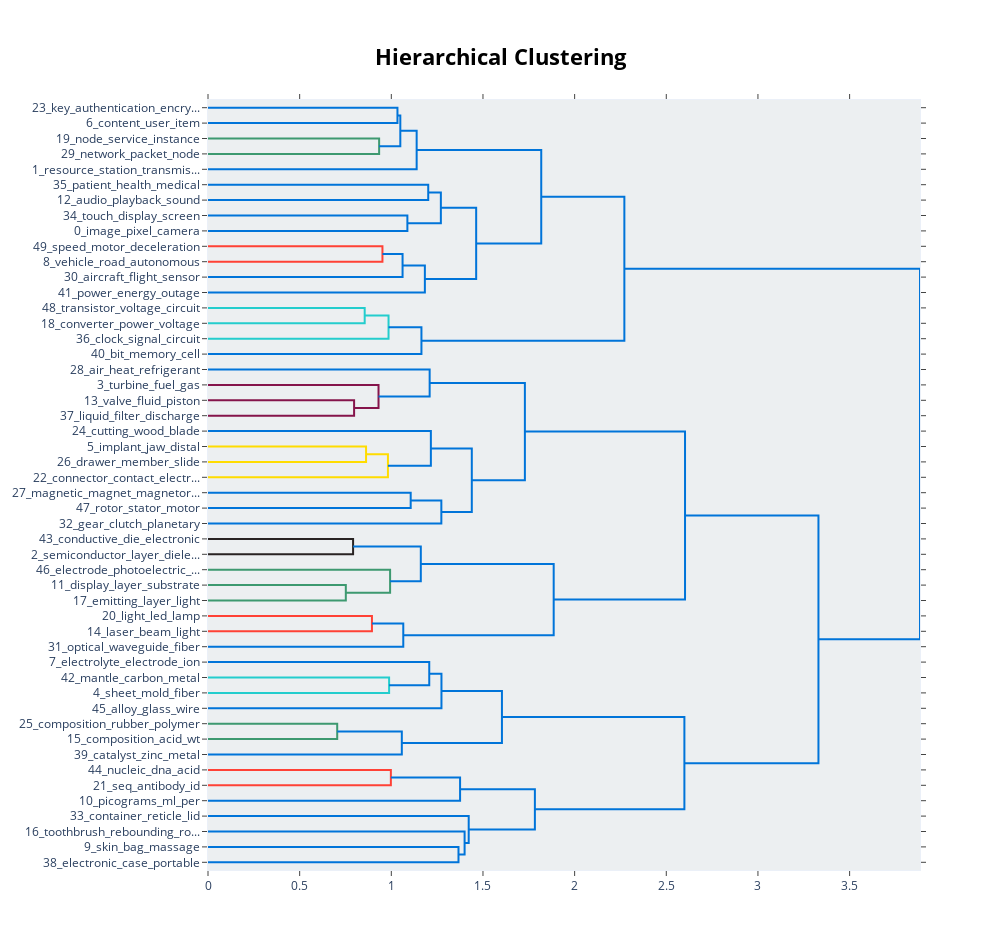

Notebook cell for this chart:
### Code cell
# Visualize connections between topics using hierachical clustering
topic_model.visualize_hierarchy(top_n_topics=50)

### Figure 1 — Plotly figure (JSON) as saved in the notebook; plotly's stock layout.template omitted (floating-point values rounded to 4 significant figures)
{"data": [{"hoverinfo": "text", "marker": {"color": "rgb(0,116,217)"}, "mode": "lines", "type": "scatter", "x": [0, 1.033, 1.033, 0], "xaxis": "x", "y": [-5, -5, -15, -15], "yaxis": "y"}, {"hoverinfo": "text", "marker": {"color": "rgb(61,153,112)"}, "mode": "lines", "type": "scatter", "x": [0, 0.9335, 0.9335, 0], "xaxis": "x", "y": [-25, -25, -35, -35], "yaxis": "y"}, {"hoverinfo": "text", "marker": {"color": "rgb(0,116,217)"}, "mode": "lines", "type": "scatter", "x": [1.033, 1.049, 1.049, 0.9335], "xaxis": "x", "y": [-10, -10, -30, -30], "yaxis": "y"}, {"hoverinfo": "text", "marker": {"color": "rgb(0,116,217)"}, "mode": "lines", "type": "scatter", "x": [1.049, 1.138, 1.138, 0], "xaxis": "x", "y": [-20, -20, -45, -45], "yaxis": "y"}, {"hoverinfo": "text", "marker": {"color": "rgb(0,116,217)"}, "mode": "lines", "type": "scatter", "x": [0, 1.201, 1.201, 0], "xaxis": "x", "y": [-55, -55, -65, -65], "yaxis": "y"}, {"hoverinfo": "text", "marker": {"color": "rgb(0,116,217)"}, "mode": "lines", "type": "scatter", "x": [0, 1.088, 1.088, 0], "xaxis": "x", "y": [-75, -75, -85, -85], "yaxis": "y"}, {"hoverinfo": "text", "marker": {"color": "rgb(0,116,217)"}, "mode": "lines", "type": "scatter", "x": [1.201, 1.27, 1.27, 1.088], "xaxis": "x", "y": [-60, -60, -80, -80], "yaxis": "y"}, {"hoverinfo": "text", "marker": {"color": "rgb(255,65,54)"}, "mode": "lines", "type": "scatter", "x": [0, 0.9516, 0.9516, 0], "xaxis": "x", "y": [-95, -95, -105, -105], "yaxis": "y"}, {"hoverinfo": "text", "marker": {"color": "rgb(0,116,217)"}, "mode": "lines", "type": "scatter", "x": [0.9516, 1.061, 1.061, 0], "xaxis": "x", "y": [-100, -100, -115, -115], "yaxis": "y"}, {"hoverinfo": "text", "marker": {"color": "rgb(0,116,217)"}, "mode": "lines", "type": "scatter", "x": [1.061, 1.183, 1.183, 0], "xaxis": "x", "y": [-107.5, -107.5, -125, -125], "yaxis": "y"}, {"hoverinfo": "text", "marker": {"color": "rgb(0,116,217)"}, "mode": "lines", "type": "scatter", "x": [1.27, 1.463, 1.463, 1.183], "xaxis": "x", "y": [-70, -70, -116.2, -116.2], "yaxis": "y"}, {"hoverinfo": "text", "marker": {"color": "rgb(0,116,217)"}, "mode": "lines", "type": "scatter", "x": [1.138, 1.818, 1.818, 1.463], "xaxis": "x", "y": [-32.5, -32.5, -93.12, -93.12], "yaxis": "y"}, {"hoverinfo": "text", "marker": {"color": "rgb(35,205,205)"}, "mode": "lines", "type": "scatter", "x": [0, 0.8548, 0.8548, 0], "xaxis": "x", "y": [-135, -135, -145, -145], "yaxis": "y"}, {"hoverinfo": "text", "marker": {"color": "rgb(35,205,205)"}, "mode": "lines", "type": "scatter", "x": [0.8548, 0.9849, 0.9849, 0], "xaxis": "x", "y": [-140, -140, -155, -155], "yaxis": "y"}, {"hoverinfo": "text", "marker": {"color": "rgb(0,116,217)"}, "mode": "lines", "type": "scatter", "x": [0.9849, 1.164, 1.164, 0], "xaxis": "x", "y": [-147.5, -147.5, -165, -165], "yaxis": "y"}, {"hoverinfo": "text", "marker": {"color": "rgb(0,116,217)"}, "mode": "lines", "type": "scatter", "x": [1.818, 2.271, 2.271, 1.164], "xaxis": "x", "y": [-62.81, -62.81, -156.2, -156.2], "yaxis": "y"}, {"hoverinfo": "text", "marker": {"color": "rgb(133,20,75)"}, "mode": "lines", "type": "scatter", "x": [0, 0.797, 0.797, 0], "xaxis": "x", "y": [-195, -195, -205, -205], "yaxis": "y"}, {"hoverinfo": "text", "marker": {"color": "rgb(133,20,75)"}, "mode": "lines", "type": "scatter", "x": [0, 0.9302, 0.9302, 0.797], "xaxis": "x", "y": [-185, -185, -200, -200], "yaxis": "y"}, {"hoverinfo": "text", "marker": {"color": "rgb(0,116,217)"}, "mode": "lines", "type": "scatter", "x": [0, 1.209, 1.209, 0.9302], "xaxis": "x", "y": [-175, -175, -192.5, -192.5], "yaxis": "y"}, {"hoverinfo": "text", "marker": {"color": "rgb(255,220,0)"}, "mode": "lines", "type": "scatter", "x": [0, 0.8622, 0.8622, 0], "xaxis": "x", "y": [-225, -225, -235, -235], "yaxis": "y"}, {"hoverinfo": "text", "marker": {"color": "rgb(255,220,0)"}, "mode": "lines", "type": "scatter", "x": [0.8622, 0.9816, 0.9816, 0], "xaxis": "x", "y": [-230, -230, -245, -245], "yaxis": "y"}, {"hoverinfo": "text", "marker": {"color": "rgb(0,116,217)"}, "mode": "lines", "type": "scatter", "x": [0, 1.216, 1.216, 0.9816], "xaxis": "x", "y": [-215, -215, -237.5, -237.5], "yaxis": "y"}, {"hoverinfo": "text", "marker": {"color": "rgb(0,116,217)"}, "mode": "lines", "type": "scatter", "x": [0, 1.106, 1.106, 0], "xaxis": "x", "y": [-255, -255, -265, -265], "yaxis": "y"}, {"hoverinfo": "text", "marker": {"color": "rgb(0,116,217)"}, "mode": "lines", "type": "scatter", "x": [1.106, 1.273, 1.273, 0], "xaxis": "x", "y": [-260, -260, -275, -275], "yaxis": "y"}, {"hoverinfo": "text", "marker": {"color": "rgb(0,116,217)"}, "mode": "lines", "type": "scatter", "x": [1.216, 1.439, 1.439, 1.273], "xaxis": "x", "y": [-226.2, -226.2, -267.5, -267.5], "yaxis": "y"}, {"hoverinfo": "text", "marker": {"color": "rgb(0,116,217)"}, "mode": "lines", "type": "scatter", "x": [1.209, 1.729, 1.729, 1.439], "xaxis": "x", "y": [-183.8, -183.8, -246.9, -246.9], "yaxis": "y"}, {"hoverinfo": "text", "marker": {"color": "rgb(40,35,35)"}, "mode": "lines", "type": "scatter", "x": [0, 0.7914, 0.7914, 0], "xaxis": "x", "y": [-285, -285, -295, -295], "yaxis": "y"}, {"hoverinfo": "text", "marker": {"color": "rgb(61,153,112)"}, "mode": "lines", "type": "scatter", "x": [0, 0.7518, 0.7518, 0], "xaxis": "x", "y": [-315, -315, -325, -325], "yaxis": "y"}, {"hoverinfo": "text", "marker": {"color": "rgb(61,153,112)"}, "mode": "lines", "type": "scatter", "x": [0, 0.9934, 0.9934, 0.7518], "xaxis": "x", "y": [-305, -305, -320, -320], "yaxis": "y"}, {"hoverinfo": "text", "marker": {"color": "rgb(0,116,217)"}, "mode": "lines", "type": "scatter", "x": [0.7914, 1.161, 1.161, 0.9934], "xaxis": "x", "y": [-290, -290, -312.5, -312.5], "yaxis": "y"}, {"hoverinfo": "text", "marker": {"color": "rgb(255,65,54)"}, "mode": "lines", "type": "scatter", "x": [0, 0.8943, 0.8943, 0], "xaxis": "x", "y": [-335, -335, -345, -345], "yaxis": "y"}, {"hoverinfo": "text", "marker": {"color": "rgb(0,116,217)"}, "mode": "lines", "type": "scatter", "x": [0.8943, 1.065, 1.065, 0], "xaxis": "x", "y": [-340, -340, -355, -355], "yaxis": "y"}, {"hoverinfo": "text", "marker": {"color": "rgb(0,116,217)"}, "mode": "lines", "type": "scatter", "x": [1.161, 1.886, 1.886, 1.065], "xaxis": "x", "y": [-301.2, -301.2, -347.5, -347.5], "yaxis": "y"}, {"hoverinfo": "text", "marker": {"color": "rgb(0,116,217)"}, "mode": "lines", "type": "scatter", "x": [1.729, 2.602, 2.602, 1.886], "xaxis": "x", "y": [-215.3, -215.3, -324.4, -324.4], "yaxis": "y"}, {"hoverinfo": "text", "marker": {"color": "rgb(35,205,205)"}, "mode": "lines", "type": "scatter", "x": [0, 0.9879, 0.9879, 0], "xaxis": "x", "y": [-375, -375, -385, -385], "yaxis": "y"}, {"hoverinfo": "text", "marker": {"color": "rgb(0,116,217)"}, "mode": "lines", "type": "scatter", "x": [0, 1.207, 1.207, 0.9879], "xaxis": "x", "y": [-365, -365, -380, -380], "yaxis": "y"}, {"hoverinfo": "text", "marker": {"color": "rgb(0,116,217)"}, "mode": "lines", "type": "scatter", "x": [1.207, 1.274, 1.274, 0], "xaxis": "x", "y": [-372.5, -372.5, -395, -395], "yaxis": "y"}, {"hoverinfo": "text", "marker": {"color": "rgb(61,153,112)"}, "mode": "lines", "type": "scatter", "x": [0, 0.7048, 0.7048, 0], "xaxis": "x", "y": [-405, -405, -415, -415], "yaxis": "y"}, {"hoverinfo": "text", "marker": {"color": "rgb(0,116,217)"}, "mode": "lines", "type": "scatter", "x": [0.7048, 1.057, 1.057, 0], "xaxis": "x", "y": [-410, -410, -425, -425], "yaxis": "y"}, {"hoverinfo": "text", "marker": {"color": "rgb(0,116,217)"}, "mode": "lines", "type": "scatter", "x": [1.274, 1.603, 1.603, 1.057], "xaxis": "x", "y": [-383.8, -383.8, -417.5, -417.5], "yaxis": "y"}, {"hoverinfo": "text", "marker": {"color": "rgb(255,65,54)"}, "mode": "lines", "type": "scatter", "x": [0, 0.9975, 0.9975, 0], "xaxis": "x", "y": [-435, -435, -445, -445], "yaxis": "y"}, {"hoverinfo": "text", "marker": {"color": "rgb(0,116,217)"}, "mode": "lines", "type": "scatter", "x": [0.9975, 1.375, 1.375, 0], "xaxis": "x", "y": [-440, -440, -455, -455], "yaxis": "y"}, {"hoverinfo": "text", "marker": {"color": "rgb(0,116,217)"}, "mode": "lines", "type": "scatter", "x": [0, 1.366, 1.366, 0], "xaxis": "x", "y": [-485, -485, -495, -495], "yaxis": "y"}, {"hoverinfo": "text", "marker": {"color": "rgb(0,116,217)"}, "mode": "lines", "type": "scatter", "x": [0, 1.4, 1.4, 1.366], "xaxis": "x", "y": [-475, -475, -490, -490], "yaxis": "y"}, {"hoverinfo": "text", "marker": {"color": "rgb(0,116,217)"}, "mode": "lines", "type": "scatter", "x": [0, 1.422, 1.422, 1.4], "xaxis": "x", "y": [-465, -465, -482.5, -482.5], "yaxis": "y"}, {"hoverinfo": "text", "marker": {"color": "rgb(0,116,217)"}, "mode": "lines", "type": "scatter", "x": [1.375, 1.783, 1.783, 1.422], "xaxis": "x", "y": [-447.5, -447.5, -473.8, -473.8], "yaxis": "y"}, {"hoverinfo": "text", "marker": {"color": "rgb(0,116,217)"}, "mode": "lines", "type": "scatter", "x": [1.603, 2.599, 2.599, 1.783], "xaxis": "x", "y": [-400.6, -400.6, -460.6, -460.6], "yaxis": "y"}, {"hoverinfo": "text", "marker": {"color": "rgb(0,116,217)"}, "mode": "lines", "type": "scatter", "x": [2.602, 3.33, 3.33, 2.599], "xaxis": "x", "y": [-269.8, -269.8, -430.6, -430.6], "yaxis": "y"}, {"hoverinfo": "text", "marker": {"color": "rgb(0,116,217)"}, "mode": "lines", "type": "scatter", "x": [2.271, 3.884, 3.884, 3.33], "xaxis": "x", "y": [-109.5, -109.5, -350.2, -350.2], "yaxis": "y"}], "layout": {"autosize": false, "height": 950, "hoverlabel": {"bgcolor": "white", "font": {"family": "Rockwell", "size": 16}}, "hovermode": "closest", "plot_bgcolor": "#ECEFF1", "showlegend": false, "title": {"font": {"color": "Black", "size": 22}, "text": "<b>Hierarchical Clustering", "x": 0.5, "xanchor": "center", "yanchor": "top"}, "width": 1000, "xaxis": {"mirror": "allticks", "rangemode": "tozero", "showgrid": false, "showline": true, "showticklabels": true, "ticks": "outside", "type": "linear", "zeroline": false}, "yaxis": {"mirror": "allticks", "range": [-500, 0], "rangemode": "tozero", "showgrid": false, "showline": true, "showticklabels": true, "tickmode": "array", "ticks": "outside", "ticktext": ["23_key_authentication_encry...", "6_content_user_item", "19_node_service_instance", "29_network_packet_node", "1_resource_station_transmis...", "35_patient_health_medical", "12_audio_playback_sound", "34_touch_display_screen", "0_image_pixel_camera", "49_speed_motor_deceleration", "8_vehicle_road_autonomous", "30_aircraft_flight_sensor", "41_power_energy_outage", "48_transistor_voltage_circuit", "18_converter_power_voltage", "36_clock_signal_circuit", "40_bit_memory_cell", "28_air_heat_refrigerant", "3_turbine_fuel_gas", "13_valve_fluid_piston", "37_liquid_filter_discharge", "24_cutting_wood_blade", "5_implant_jaw_distal", "26_drawer_member_slide", "22_connector_contact_electr...", "27_magnetic_magnet_magnetor...", "47_rotor_stator_motor", "32_gear_clutch_planetary", "43_conductive_die_electronic", "2_semiconductor_layer_diele...", "46_electrode_photoelectric_...", "11_display_layer_substrate", "17_emitting_layer_light", "20_light_led_lamp", "14_laser_beam_light", "31_optical_waveguide_fiber", "7_electrolyte_electrode_ion", "42_mantle_carbon_metal", "4_sheet_mold_fiber", "45_alloy_glass_wire", "25_composition_rubber_polymer", "15_composition_acid_wt", "39_catalyst_zinc_metal", "44_nucleic_dna_acid", "21_seq_antibody_id", "10_picograms_ml_per", "33_container_reticle_lid", "16_toothbrush_rebounding_ro...", "9_skin_bag_massage", "38_electronic_case_portable"], "tickvals": [-5, -15, -25, -35, -45, -55, -65, -75, -85, -95, -105, -115, -125, -135, -145, -155, -165, -175, -185, -195, -205, -215, -225, -235, -245, -255, -265, -275, -285, -295, -305, -315, -325, -335, -345, -355, -365, -375, -385, -395, -405, -415, -425, -435, -445, -455, -465, -475, -485, -495], "type": "linear", "zeroline": false}}}
